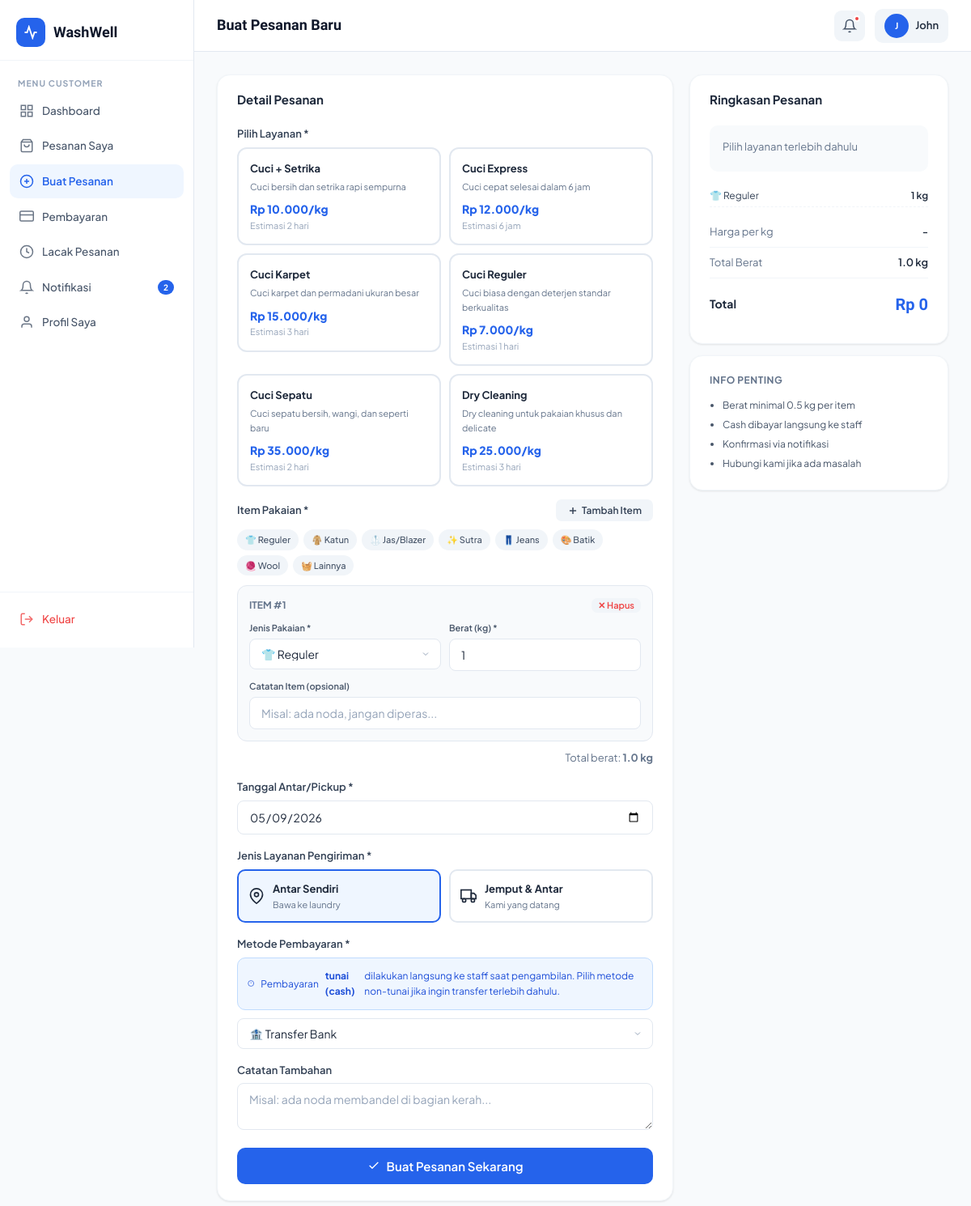
Screenshot of /customer/new_order.php (signed in) with the database file from the repository.
### tables this page shows
CREATE TABLE IF NOT EXISTS users (
    id INT AUTO_INCREMENT PRIMARY KEY,
    name VARCHAR(100) NOT NULL,
    email VARCHAR(150) UNIQUE NOT NULL,
    password VARCHAR(255) NOT NULL,
    phone VARCHAR(20),
    address TEXT,
    role ENUM('customer','admin','staff') DEFAULT 'customer',
    created_at TIMESTAMP DEFAULT CURRENT_TIMESTAMP,
    updated_at TIMESTAMP DEFAULT CURRENT_TIMESTAMP ON UPDATE CURRENT_TIMESTAMP
);

CREATE TABLE IF NOT EXISTS services (
    id INT AUTO_INCREMENT PRIMARY KEY,
    name VARCHAR(100) NOT NULL,
    description TEXT,
    price_per_kg DECIMAL(10,2) NOT NULL,
    duration_hours INT DEFAULT 24,
    is_active TINYINT(1) DEFAULT 1,
    created_at TIMESTAMP DEFAULT CURRENT_TIMESTAMP
);

### includes/auth.php (called while the page is built, shortened)
<?php
require_once __DIR__ . '/config.php';
function getCurrentUser() {
    $db = getDB();
    $id = (int)$_SESSION['user_id'];
    $res = $db->query("SELECT * FROM users WHERE id=$id LIMIT 1");
    return $res ? $res->fetch_assoc() : null;
}
function getUnreadNotifs($userId) {
    $db = getDB();
    $uid = (int)$userId;
    $res = $db->query("SELECT COUNT(*) as cnt FROM notifications WHERE user_id=$uid AND is_read=0");
    return $res ? (int)$res->fetch_assoc()['cnt'] : 0;
}
?>

### includes/config.php (called while the page is built, shortened)
<?php
function formatRupiah($amount) {
    return 'Rp ' . number_format($amount, 0, ',', '.');
}
?>

### customer/new_order.php (the view, shortened to what this page needs)
<?php
require_once '../includes/auth.php';
$db = getDB();
$user = getCurrentUser();
$clothTypes = [
    ['id'=>'reguler','label'=>'Reguler','icon'=>'👕','desc'=>'Kaos, kemeja biasa'],
    ['id'=>'katun','label'=>'Katun','icon'=>'🧥','desc'=>'Bahan katun halus'],
    ['id'=>'jas','label'=>'Jas/Blazer','icon'=>'🥼','desc'=>'Jas, blazer, coat'],
    ['id'=>'sutra','label'=>'Sutra','icon'=>'✨','desc'=>'Bahan sutra & silk'],
    ['id'=>'jeans','label'=>'Jeans','icon'=>'👖','desc'=>'Celana & jaket jeans'],
    ['id'=>'batik','label'=>'Batik','icon'=>'🎨','desc'=>'Batik & kain motif'],
    ['id'=>'wool','label'=>'Wool','icon'=>'🧶','desc'=>'Sweater & bahan wool'],
    ['id'=>'lainnya','label'=>'Lainnya','icon'=>'🧺','desc'=>'Jenis pakaian lain'],
];
$services = $db->query("SELECT * FROM services WHERE is_active=1 ORDER BY name");
?>
<!DOCTYPE html>
<html lang="id">
<head>
<link rel="stylesheet" href="../assets/css/style.css">
</head>
<body>
<div class="app-layout">
    <?php require_once('../customer/sidebar.php'); ?>
    <div class="main-content">
        <header class="topbar">
            <div class="topbar-left">
                <div class="topbar-title">Buat Pesanan Baru</div>
            </div>
            <div class="topbar-right">
                <a href="notifications.php" class="notif-btn" style="position:relative;display:flex;align-items:center;justify-content:center;width:38px;height:38px;border-radius:9px;background:var(--gray-100);">
                    <svg width="18" height="18" viewBox="0 0 24 24" fill="none" stroke="currentColor" stroke-width="2"><path d="M18 8A6 6 0 0 0 6 8c0 7-3 9-3 9h18s-3-2-3-9"/><path d="M13.73 21a2 2 0 0 1-3.46 0"/></svg>
                    <?php if ($notifCount > 0): ?><span style="position:absolute;top:6px;right:6px;width:8px;height:8px;border-radius:50%;background:#EF4444;border:2px solid white;"></span><?php endif; ?>
                </a>
                <a href="profile.php" style="display:flex;align-items:center;gap:8px;padding:6px 12px;border-radius:10px;background:var(--gray-100);">
                    <div class="avatar avatar-sm"><?= strtoupper(substr($user['name'],0,1)) ?></div>
                    <span style="font-size:13px;font-weight:600"><?= htmlspecialchars(explode(' ',$user['name'])[0]) ?></span>
                </a>
            </div>
        </header>
        <main class="page-content">
            <div style="display:grid;grid-template-columns:1fr 320px;gap:20px;align-items:start;">
                <div class="card">
                    <div class="card-header"><span class="card-title">Detail Pesanan</span></div>
                    <div class="card-body">
                        <form method="POST" id="orderForm">
                            <div class="form-group">
                                <label class="form-label">Pilih Layanan *</label>
                                <div id="serviceCards" style="display:grid;grid-template-columns:repeat(auto-fill,minmax(200px,1fr));gap:10px;">
                                <?php $services->data_seek(0); while($s = $services->fetch_assoc()): ?>
                                <label class="service-option" data-id="<?= $s['id'] ?>" data-price="<?= $s['price_per_kg'] ?>" data-duration="<?= $s['duration_hours'] ?>">
                                    <div class="service-card-inner">
                                        <div style="font-weight:700;font-size:13px;color:var(--gray-800);margin-bottom:3px;"><?= htmlspecialchars($s['name']) ?></div>
                                        <div style="font-size:11px;color:var(--gray-500);margin-bottom:8px;"><?= htmlspecialchars($s['description']) ?></div>
                                        <div style="font-size:14px;font-weight:800;color:var(--primary);"><?= formatRupiah($s['price_per_kg']) ?>/kg</div>
                                        <div style="font-size:11px;color:var(--gray-400);">Estimasi <?= $s['duration_hours'] >= 24 ? ($s['duration_hours']/24) . ' hari' : $s['duration_hours'] . ' jam' ?></div>
                                    </div>
                                </label>
                                <?php endwhile; ?>
                                </div>
                            </div>
                            <div class="form-group">
                                <div style="display:flex;justify-content:space-between;align-items:center;margin-bottom:10px;">
                                    <label class="form-label" style="margin:0;">Item Pakaian *</label>
                                    <button type="button" class="btn btn-ghost btn-sm" onclick="addItem()" style="font-size:12px;gap:4px;">
                                        <svg width="14" height="14" viewBox="0 0 24 24" fill="none" stroke="currentColor" stroke-width="2.5"><line x1="12" y1="5" x2="12" y2="19"/><line x1="5" y1="12" x2="19" y2="12"/></svg>
                                        Tambah Item
                                    </button>
                                </div>
                                <div id="clothTypeRef" style="display:flex;flex-wrap:wrap;gap:6px;margin-bottom:12px;">
                                    <?php foreach($clothTypes as $ct): ?>
                                    <span style="background:var(--gray-100);padding:4px 10px;border-radius:20px;font-size:11px;font-weight:500;color:var(--gray-600);"><?= $ct['icon'].' '.$ct['label'] ?></span>
                                    <?php endforeach; ?>
                                </div>
                                <div id="itemList" style="display:flex;flex-direction:column;gap:10px;">
                                </div>
                                <div id="totalWeightInfo" style="margin-top:10px;text-align:right;font-size:13px;color:var(--gray-500);">Total berat: <strong id="totalWeightText">0 kg</strong></div>
                            </div>
                            <div class="form-group">
                                <label class="form-label">Tanggal Antar/Pickup *</label>
                                <input type="date" name="pickup_date" class="form-control" min="<?= date('Y-m-d') ?>" value="<?= date('Y-m-d') ?>" required>
                            </div>
                            <div class="form-group">
                                <label class="form-label">Jenis Layanan Pengiriman *</label>
                                <div style="display:grid;grid-template-columns:1fr 1fr;gap:10px;">
                                    <label class="delivery-option active" id="opt-pickup">
                                        <div class="delivery-inner">
                                            <svg width="20" height="20" viewBox="0 0 24 24" fill="none" stroke="currentColor" stroke-width="2"><path d="M21 10c0 7-9 13-9 13s-9-6-9-13a9 9 0 0 1 18 0z"/><circle cx="12" cy="10" r="3"/></svg>
                                            <div>
                                                <div style="font-weight:700;font-size:13px;">Antar Sendiri</div>
                                                <div style="font-size:11px;color:var(--gray-500);">Bawa ke laundry</div>
                                            </div>
                                        </div>
                                    </label>
                                    <label class="delivery-option" id="opt-delivery">
                                        <div class="delivery-inner">
                                            <svg width="20" height="20" viewBox="0 0 24 24" fill="none" stroke="currentColor" stroke-width="2"><rect x="1" y="3" width="15" height="13"/><polygon points="16 8 20 8 23 11 23 16 16 16 16 8"/><circle cx="5.5" cy="18.5" r="2.5"/><circle cx="18.5" cy="18.5" r="2.5"/></svg>
                                            <div>
                                                <div style="font-weight:700;font-size:13px;">Jemput & Antar</div>
                                                <div style="font-size:11px;color:var(--gray-500);">Kami yang datang</div>
                                            </div>
                                        </div>
                                    </label>
                                </div>
                            </div>
                            <div class="form-group">
                                <label class="form-label">Metode Pembayaran *</label>
                                <div style="background:#EFF6FF;border:1.5px solid #BFDBFE;border-radius:10px;padding:12px;margin-bottom:10px;font-size:12px;color:#1D4ED8;display:flex;align-items:center;gap:8px;">
                                    <svg width="14" height="14" viewBox="0 0 24 24" fill="none" stroke="currentColor" stroke-width="2"><circle cx="12" cy="12" r="10"/><line x1="12" y1="8" x2="12" y2="12"/><line x1="12" y1="16" x2="12.01" y2="16"/></svg>
                                    Pembayaran <strong>tunai (cash)</strong> dilakukan langsung ke staff saat pengambilan. Pilih metode non-tunai jika ingin transfer terlebih dahulu.
                                </div>
                                <select name="payment_method" class="form-control form-select" required>
                                    <option value="transfer">🏦 Transfer Bank</option>
                                </select>
                            </div>
                            <div class="form-group">
                                <label class="form-label">Catatan Tambahan</label>
                                <textarea name="notes" class="form-control" rows="2" placeholder="Misal: ada noda membandel di bagian kerah..."></textarea>
                            </div>
                            <button type="submit" class="btn btn-primary btn-full btn-lg">
                                <svg width="16" height="16" viewBox="0 0 24 24" fill="none" stroke="currentColor" stroke-width="2"><polyline points="20 6 9 17 4 12"/></svg>
                                Buat Pesanan Sekarang
                            </button>
                        </form>
                    </div>
                </div>
                <div style="position:sticky;top:90px;">
                    <div class="card">
                        <div class="card-header"><span class="card-title">Ringkasan Pesanan</span></div>
                        <div class="card-body">
                            <div style="background:var(--gray-50);border-radius:10px;padding:16px;margin-bottom:16px;">
                                <div id="summaryService" style="font-size:13px;color:var(--gray-500);margin-bottom:4px;">Pilih layanan terlebih dahulu</div>
                            </div>
                            <div id="itemSummaryList" style="margin-bottom:12px;display:flex;flex-direction:column;gap:5px;"></div>
                            <div style="display:flex;justify-content:space-between;align-items:center;padding:8px 0;border-bottom:1px solid var(--gray-100);">
                                <span style="font-size:13px;color:var(--gray-500);">Harga per kg</span>
                                <span id="pricePerKg" style="font-size:13px;font-weight:600;">-</span>
                            </div>
                            <div style="display:flex;justify-content:space-between;align-items:center;padding:8px 0;border-bottom:1px solid var(--gray-100);">
                                <span style="font-size:13px;color:var(--gray-500);">Total Berat</span>
                                <span id="weightDisplay" style="font-size:13px;font-weight:600;">0 kg</span>
                            </div>
                            <div style="display:flex;justify-content:space-between;align-items:center;padding:12px 0;margin-top:4px;">
                                <span style="font-size:14px;font-weight:700;">Total</span>
                                <span id="totalDisplay" style="font-size:20px;font-weight:800;font-family:'Sora',sans-serif;color:var(--primary);">Rp 0</span>
                            </div>
                        </div>
                    </div>
                    <div class="card" style="margin-top:14px;">
                        <div class="card-body">
                            <div style="font-size:12px;font-weight:700;text-transform:uppercase;letter-spacing:0.5px;color:var(--gray-500);margin-bottom:10px;">Info Penting</div>
                            <ul style="font-size:12px;color:var(--gray-600);line-height:2;padding-left:16px;">
                                <li>Berat minimal 0.5 kg per item</li>
                                <li>Cash dibayar langsung ke staff</li>
                                <li>Konfirmasi via notifikasi</li>
                                <li>Hubungi kami jika ada masalah</li>
                            </ul>
                        </div>
                    </div>
                </div>
            </div>
        </main>
    </div>
</div>
<template id="itemTemplate">
    <div class="item-row" style="background:var(--gray-50);border:1.5px solid var(--gray-200);border-radius:12px;padding:14px;">
        <div style="display:flex;justify-content:space-between;align-items:center;margin-bottom:10px;">
            <span style="font-size:12px;font-weight:700;color:var(--gray-500);">ITEM #<span class="item-num">1</span></span>
            <button type="button" onclick="removeItem(this)" class="btn btn-ghost btn-sm" style="font-size:11px;color:#EF4444;padding:2px 8px;">✕ Hapus</button>
        </div>
        <div style="display:grid;grid-template-columns:1fr 1fr;gap:10px;margin-bottom:10px;">
            <div>
                <label style="font-size:11px;font-weight:600;color:var(--gray-600);margin-bottom:4px;display:block;">Jenis Pakaian *</label>
                <select name="item_type[]" class="form-control form-select item-type-sel" required onchange="updateSummary()">
                    <?php foreach($clothTypes as $ct): ?>
                    <option value="<?= $ct['id'] ?>"><?= $ct['icon'].' '.$ct['label'] ?></option>
                    <?php endforeach; ?>
                </select>
            </div>
            <div>
                <label style="font-size:11px;font-weight:600;color:var(--gray-600);margin-bottom:4px;display:block;">Berat (kg) *</label>
                <input type="number" name="item_weight[]" class="form-control item-weight-inp" min="0.5" max="50" step="0.5" value="1" required oninput="updateSummary()">
            </div>
        </div>
        <div>
            <label style="font-size:11px;font-weight:600;color:var(--gray-600);margin-bottom:4px;display:block;">Catatan Item (opsional)</label>
            <input type="text" name="item_note[]" class="form-control" placeholder="Misal: ada noda, jangan diperas...">
        </div>
    </div>
</template>
</body>
</html>

### rows the page displays
users: name "J", name "John"
services: name "Cuci + Setrika", description "Cuci bersih dan setrika rapi sempurna", price_per_kg "Rp 10.000", $s['duration_hours']/24 "2"
services: name "Cuci Express", description "Cuci cepat selesai dalam 6 jam", price_per_kg "Rp 12.000", duration_hours "6"
services: name "Cuci Karpet", description "Cuci karpet dan permadani ukuran besar", price_per_kg "Rp 15.000", $s['duration_hours']/24 "3"
services: name "Cuci Reguler", description "Cuci biasa dengan deterjen standar berkualitas", price_per_kg "Rp 7.000", $s['duration_hours']/24 "1"
services: name "Cuci Sepatu", description "Cuci sepatu bersih, wangi, dan seperti baru", price_per_kg "Rp 35.000", $s['duration_hours']/24 "2"
services: name "Dry Cleaning", description "Dry cleaning untuk pakaian khusus dan delicate", price_per_kg "Rp 25.000", $s['duration_hours']/24 "3"

### other values shown
$item['label'] "Dashboard"
$item['label'] "Pesanan Saya"
$item['label'] "Buat Pesanan"
$item['label'] "Pembayaran"
$item['label'] "Lacak Pesanan"
$item['label'] "Notifikasi"
$notifCount "2"
$item['label'] "Profil Saya"
$ct['icon'] "👕"
$ct['label'] "Reguler"
$ct['icon'] "🧥"
$ct['label'] "Katun"
$ct['icon'] "🥼"
$ct['label'] "Jas/Blazer"
$ct['icon'] "✨"
